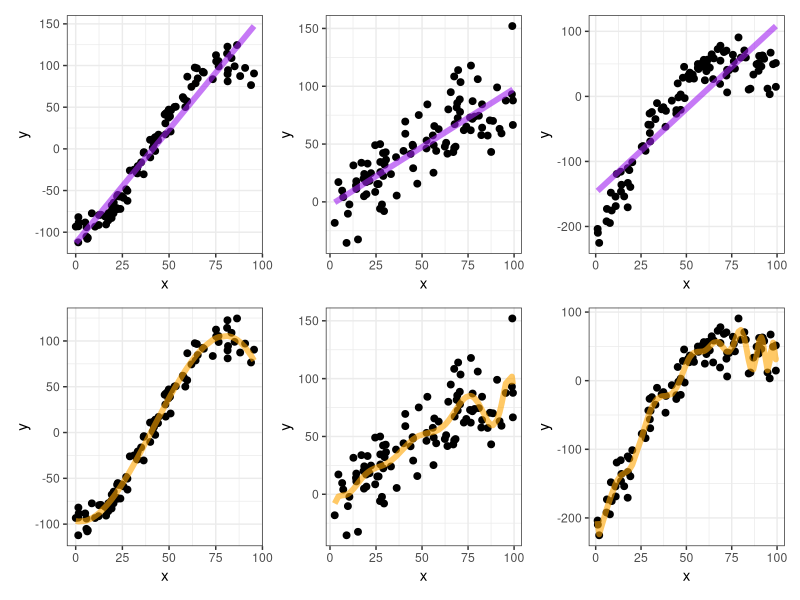
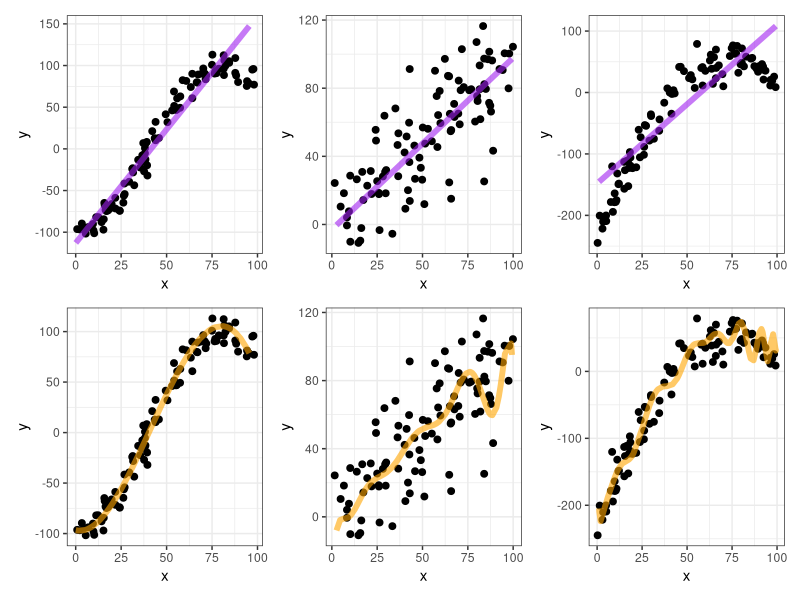

These charts were generated, in order, by the following R code:
## ---- chunk 1
#knitr::opts_chunk$set(eval = FALSE)
library(MASS)
library(tidyverse)
library(patchwork)

theme_set(theme_bw())
## ---- chunk 2
par(mfrow = c(2,3))
set.seed(11)

library(tidyverse)

x1 <- runif(100, 0, 100)
x2 <- runif(100, 0, 100)
x3 <- runif(100, 0, 100)

y1 <- 100*sin((pi/80)*(x1 - 40)) + rnorm(100, 0, 10)
y2 <- x2 + rnorm(100, 0, 20)
y3 <- -0.05*(x3-75)^2 + 50 + rnorm(100, 0, 20)

dat <- data.frame(x1, y1, x2, y2, x3, y3)

lm1 <- lm(y1 ~ x1)
lm2 <- lm(y2 ~ x2)
lm3 <- lm(y3 ~ x3)
summary(lm1)

pred.lm1 <- predict(lm1, newdata = dat)
pred.lm2 <- predict(lm2, newdata = dat)
pred.lm3 <- predict(lm3, newdata = dat)

pm1 <- lm(y1 ~ poly(x1, 3, raw = TRUE))
pm2 <- lm(y2 ~ poly(x2, 10, raw = TRUE))
pm3 <- lm(y3 ~ poly(x3, 40, raw = TRUE))
pred.pm1 <- predict(pm1, newdata = dat)
pred.pm2 <- predict(pm2, newdata = dat)
pred.pm3 <- predict(pm3, newdata = dat)

p1 <- ggplot(data = dat) + 
  geom_point(mapping = aes(x = x1, y = y1), size = 2) + 
  geom_line(mapping = aes(x = x1, y = pred.lm1), 
            color = "purple", alpha = 0.6, lwd = 2) + 
  labs(x = "x", y = "y")

p2 <- ggplot(data = dat) + 
  geom_point(mapping = aes(x = x2, y = y2), size = 2) + 
  geom_line(mapping = aes(x = x2, y = pred.lm2), 
            color = "purple", alpha = 0.6, lwd = 2) + 
  labs(x = "x", y = "y")

p3 <- ggplot(data = dat) + 
  geom_point(mapping = aes(x = x3, y = y3), size = 2) + 
  geom_line(mapping = aes(x = x3, y = pred.lm3), 
            color = "purple", alpha = 0.6, lwd = 2) +
  labs(x = "x", y = "y")

p4 <- ggplot(data = dat) + 
  geom_point(mapping = aes(x = x1, y = y1), size = 2) + 
  geom_line(mapping = aes(x = x1, y = pred.pm1), 
            color = "orange", alpha = 0.6, size = 2) +
  labs(x = "x", y = "y")

p5 <- ggplot(data = dat) + 
  geom_point(mapping = aes(x = x2, y = y2), size = 2) + 
  geom_line(mapping = aes(x = x2, y = pred.pm2), 
            color = "orange", alpha = 0.6, size = 2) + 
  labs(x = "x", y = "y")

p6 <- ggplot(data = dat) + 
  geom_point(mapping = aes(x = x3, y = y3), size = 2) + 
  geom_line(mapping = aes(x = x3, y = pred.pm3), 
            color = "orange", alpha = 0.6, size = 2) + 
  labs(x = "x", y = "y")

(p1 + p2 + p3)/(p4 + p5 + p6)
## ---- chunk 3

par(mfrow = c(2,3))
set.seed(12)

xa <- runif(100, 0, 100)
xb <- runif(100, 0, 100)
xc <- runif(100, 0, 100)

ya <- 100*sin((pi/80)*(xa - 40)) + rnorm(100, 0, 10)
yb <- xb + rnorm(100, 0, 20)
yc <- -0.05*(xc-75)^2 + 50 + rnorm(100, 0, 20)

dat2 <- data.frame(xa, yb, xc, ya, xb, yc)

p1 <- ggplot(data = dat2) + 
  geom_point(mapping = aes(x = xa, y = ya), size = 2) + 
  geom_line(mapping = aes(x = x1, y = pred.lm1), 
            color = "purple", alpha = 0.6, lwd = 2) + 
  labs(x = "x", y = "y")

p2 <- ggplot(data = dat2) + 
  geom_point(mapping = aes(x = xb, y = yb), size = 2) + 
  geom_line(mapping = aes(x = x2, y = pred.lm2), 
            color = "purple", alpha = 0.6, lwd = 2) + 
  labs(x = "x", y = "y")

p3 <- ggplot(data = dat2) + 
  geom_point(mapping = aes(x = xc, y = yc), size = 2) + 
  geom_line(mapping = aes(x = x3, y = pred.lm3), 
            color = "purple", alpha = 0.6, lwd = 2) + 
  labs(x = "x", y = "y")

p4 <- ggplot(data = dat2) + 
  geom_point(mapping = aes(x = xa, y = ya), size = 2) + 
  geom_line(mapping = aes(x = x1, y = pred.pm1), 
            color = "orange", alpha = 0.6, size = 2) + 
  labs(x = "x", y = "y")

p5 <- ggplot(data = dat2) + 
  geom_point(mapping = aes(x = xb, y = yb), size = 2) + 
  geom_line(mapping = aes(x = x2, y = pred.pm2), 
            color = "orange", alpha = 0.6, size = 2) + 
  labs(x = "x", y = "y")

p6 <- ggplot(data = dat2) + 
  geom_point(mapping = aes(x = xc, y = yc), size = 2) + 
  geom_line(mapping = aes(x = x3, y = pred.pm3), 
            color = "orange", alpha = 0.6, size = 2) + 
  labs(x = "x", y = "y")

(p1 + p2 + p3)/(p4 + p5 + p6)
